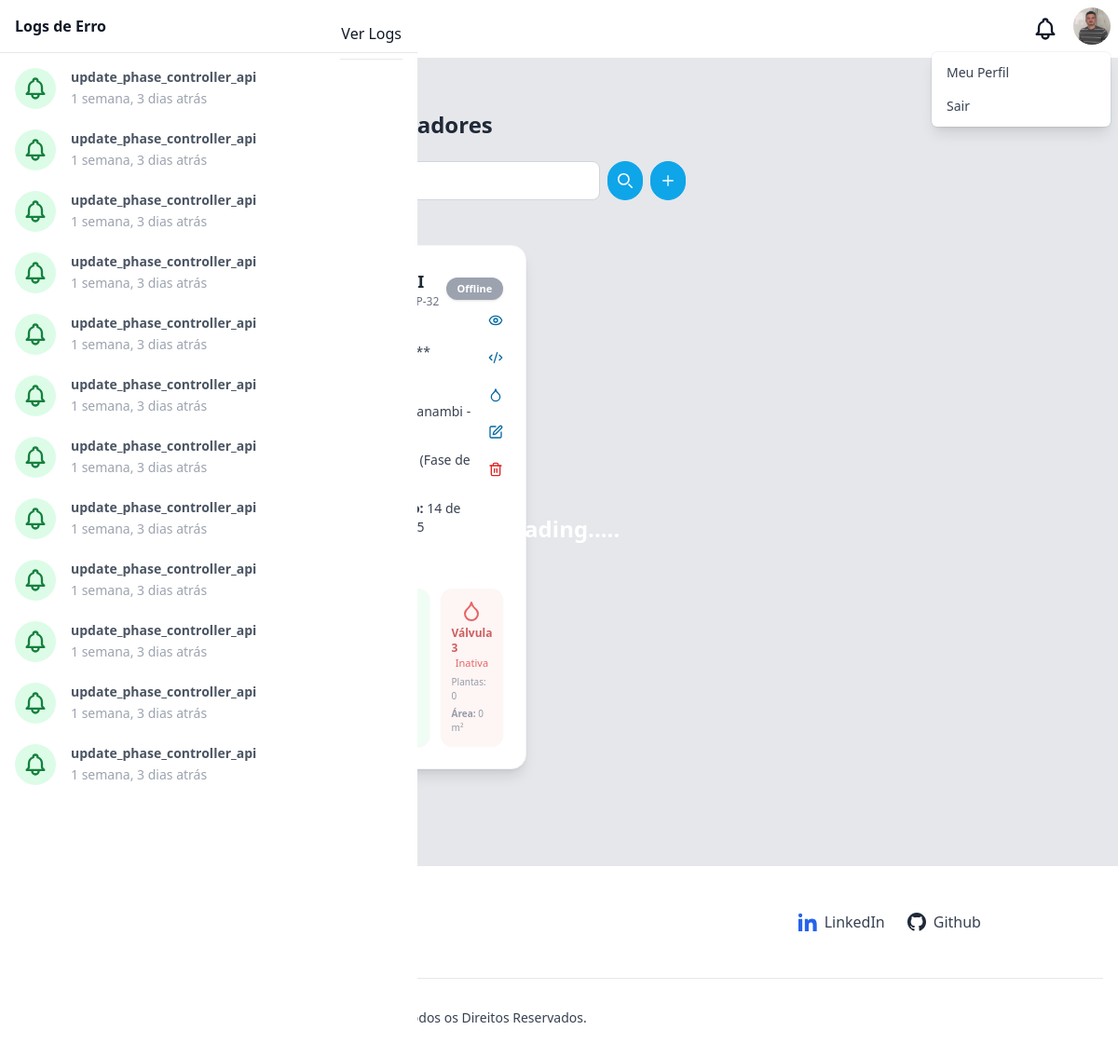
The app's page /controllers/ (signed in), older data.
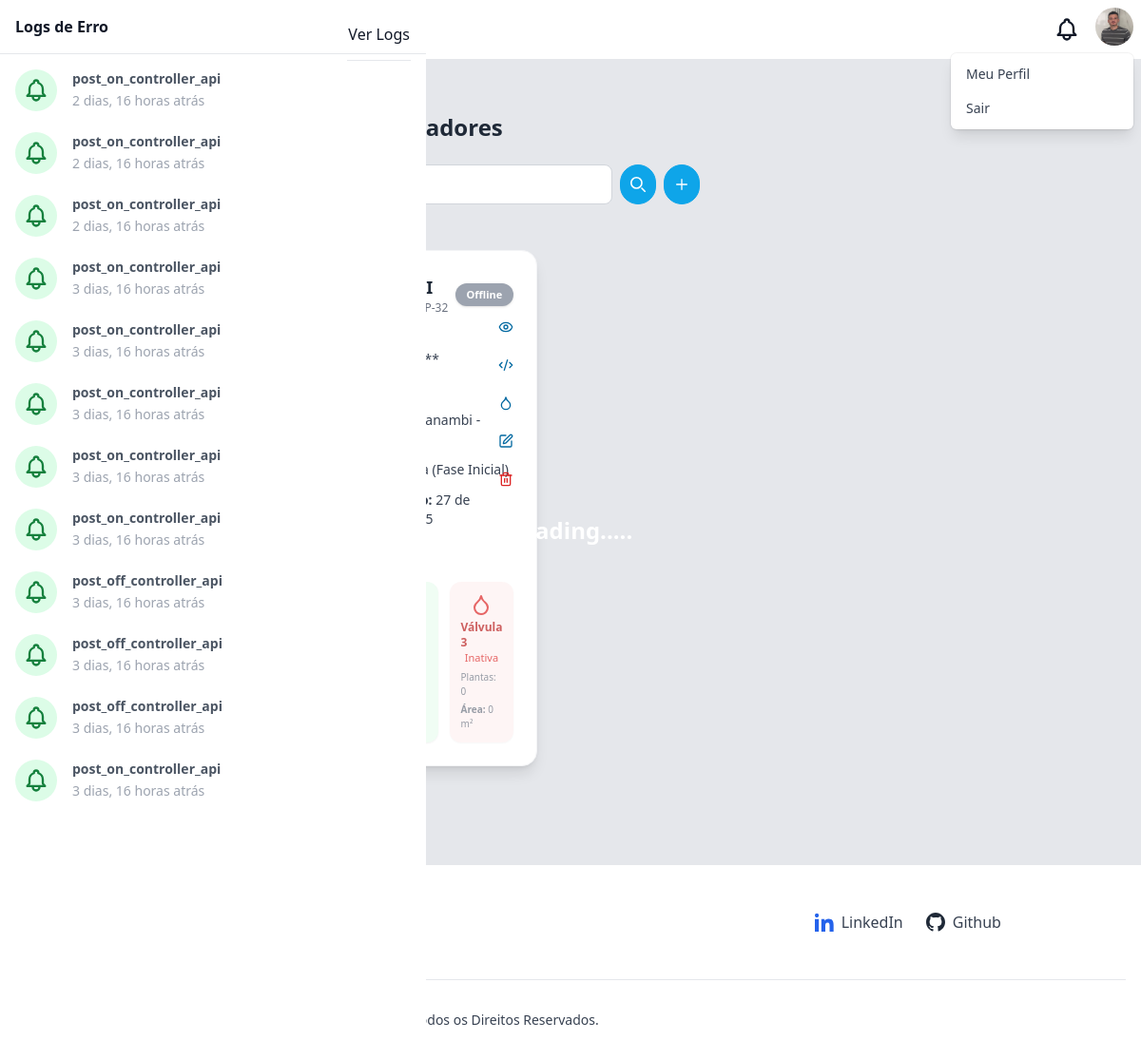
The same page, newer data.
### controllers/models.py (models this page shows, shortened)
class Controller(models.Model):
    PHASE_CHOICES_VEGETABLE = [
        (1, 'Inicial'),
        (2, 'Vegetativa'),
        (3, 'Floração'),
        (4, 'Frutificação'),
        (5, 'Maturação'),
    ]
    uuid = models.UUIDField(default=uuid.uuid4, unique=True, null=True)
    name = models.CharField(max_length=60)
    device = models.CharField(max_length=60)
    security_code = models.CharField(
        max_length=40,
        unique=True,
        editable=False,
        default=generate_security_code
    )
    ip_address = models.GenericIPAddressField(null=True, blank=True)
    last_irrigation = models.DateField(null=True, blank=True)
    attempts = models.IntegerField(default=0)
    phase_vegetable = models.PositiveSmallIntegerField(
        choices=PHASE_CHOICES_VEGETABLE,
        help_text="Fase do cultivo no momento da irrigação"
    )
    status = models.BooleanField(default=False)
    active = models.BooleanField(default=False)
    code = models.TextField(
        null=True,
        blank=True,
        help_text="Código em C do controlador"
    )
    last_irrigation = models.DateField(null=True, blank=True)
    signal_strength = models.IntegerField(
        validators=[MinValueValidator(-100), MaxValueValidator(0)],
        help_text="Potência do sinal Wi-Fi em dBm (ex: -40 forte, -90 fraco)",
        null=True,
        blank=True,
        default=0
    )
    created_at = models.DateTimeField(auto_now_add=True)
    culturevegetable = models.ForeignKey(
        CultureVegetable,
        on_delete=models.SET_NULL,
        null=True,
        blank=True
    )
    geolocation = models.ForeignKey(
        Geolocation,
        on_delete=models.SET_NULL,
        null=True,
        blank=True
    )

### geolocations/models.py (models this page shows, shortened)
class Geolocation(models.Model):
    city = models.CharField(max_length=255)
    state = models.CharField(max_length=255)
    latitude = models.FloatField()
    longitude = models.FloatField()
    favorite = models.BooleanField(default=False)

### logs/models.py (models this page shows, shortened)
class Log(models.Model):
    reference = models.CharField(max_length=255)
    viewed = models.BooleanField(default=0)
    exception = models.JSONField()
    created_at = models.DateTimeField()

### controllers/views.py (the view)
# urls.py: path('', views.listController, name='controllers_list'),
@login_required(login_url='/auth/login/')
def listController(request):
    logs = Log.objects.order_by('-created_at')
    hasUnread = logs.filter(viewed=False).exists()
    logs = logs[:12]
    geolocations = Geolocation.objects.all()
    culturesVegetables = CultureVegetable.objects.all()
    nameQuery = request.GET.get('name', '')
    formCulturevegetable = CultureVegetableForm()
    controllers = Controller.objects.prefetch_related('valves').all().order_by('created_at')
    if nameQuery:
        controllers = controllers.filter(
            Q(name__icontains=nameQuery)
        )
    for c in controllers:
        valves = list(c.valves.all()[:3])
        while len(valves) < 3:
            valves.append(None)
        c.valves_fixed = valves
    paginator = Paginator(controllers, 9)
    pageNumber = request.GET.get('page')
    pageobj = paginator.get_page(pageNumber)
    return render(request, 'controller/list.html', context={
        'user': request.user,
        'logs': logs,
        'page_obj': pageobj,
        'name_query': nameQuery,
        'form_culture_vegetable': formCulturevegetable,
        'has_unread': hasUnread,
        'geolocations': geolocations,
        'cultures_vegetables': culturesVegetables
    })

### templates/controller/list.html (shortened to what the changed rows need)
{% extends "base.html" %}
{% load static %}
{% block content %}
<link href="https://cdn.jsdelivr.net/npm/select2@4.1.0-rc.0/dist/css/select2.min.css" rel="stylesheet" />
<link href="https://cdn.jsdelivr.net/npm/select2@4.1.0-rc.0/dist/css/select2.min.css" rel="stylesheet" />
<link rel="stylesheet" href="https://cdnjs.cloudflare.com/ajax/libs/highlight.js/11.8.0/styles/vs2015.min.css">
<link
  href="https://cdn.jsdelivr.net/npm/select2@4.1.0-rc.0/dist/css/select2.min.css"
  rel="stylesheet"
/>
<link href="{% static 'css/controller/style.css' %}" rel="stylesheet" />
<div class="antialiased font-sans min-h-[800px] bg-gray-200">
  <div class="container mx-auto py-2 px-4 sm:px-8">
    <div class="py-12">
      <div>
        <h2 class="text-2xl font-semibold leading-tight text-gray-800">
        </h2>
      </div>
      {% if page_obj %}
      <div class="grid grid-cols-1 sm:grid-cols-2 lg:grid-cols-3 gap-6 mt-12 mb-12">
          {% for controller in page_obj %}
            <div class="bg-white rounded-2xl shadow-lg hover:shadow-2xl transition-all duration-300 p-6 relative flex flex-col border border-gray-100">
              <div class="flex items-center justify-between mb-4">
                <div class="flex items-center space-x-3">
                  <div class="p-2 bg-blue-100 rounded-xl">
                  </div>
                  <div>
                    <h2 class="text-lg font-bold text-gray-800">{{ controller.name }}</h2>
                    <p class="text-xs text-gray-500">Dispositivo: {{ controller.device }}</p>
                  </div>
                </div>
                {% if controller.status %}
                  <span class="text-[11px] font-bold px-3 py-1 rounded-full text-white bg-green-600 shadow">
                    Online
                  </span>
                {% else %}
                  <span class="text-[11px] font-bold px-3 py-1 rounded-full text-white bg-gray-400 shadow">
                    Offline
                  </span>
                {% endif %}
              </div>
              <div class="absolute top-16 right-4 flex flex-col items-center gap-2">
                <button onclick="toggleSecret(this)"
                        class="text-sky-700 hover:text-sky-900 transition p-2 rounded-xl hover:bg-blue-50 focus:outline-none focus:ring-2 focus:ring-blue-300">
                  <i data-lucide="eye" class="w-4 h-4"></i>
                </button>
                <button onclick="openDeviceCodeController(this)"
                        data-code="{{ controller.code }}"
                        class="text-sky-700 hover:text-sky-900 transition p-2 rounded-xl hover:bg-blue-50 focus:outline-none focus:ring-2 focus:ring-blue-300">
                  <i id="code-icon" data-lucide="code-xml" class="w-4 h-4"></i>
                </button>
                <a href="/controllers/irrigationsforcontroller/{{ controller.id }}/" class="text-sky-700 hover:text-sky-900 transition p-2 rounded-xl hover:bg-blue-50 focus:outline-none focus:ring-2 focus:ring-blue-300">
                  <i data-lucide="droplet" class="w-4 h-4"></i>
                </a>
                <button onclick="editController({{ controller.id }})"
                        class="text-sky-700 hover:text-sky-900 transition p-2 rounded-xl hover:bg-blue-50 focus:outline-none focus:ring-2 focus:ring-blue-300">
                  <i data-lucide="edit" class="w-4 h-4"></i>
                </button>
                <button class="text-red-600 transition p-2 rounded-xl focus:outline-none focus:ring-2 focus:ring-red-300"
                        onclick="openDeleteControllerModal({{ controller.id }})">
                  <i data-lucide="trash-2" class="w-4 h-4"></i>
                </button>
              </div>
              <div class="space-y-3 text-gray-700 text-sm">
                <div class="flex items-center">
                  <p>
                    <strong>Chave Secreta:</strong>
                    <span class="secret-code" data-code="{{ controller.security_code }}">****************</span>
                  </p>
                </div>
              <div class="flex items-center">
                <p><strong>IP:</strong> {{ controller.ip_address }}</p>
              </div>
                <div class="flex items-center">
                  <p><strong>Localização:</strong> {{ controller.geolocation.city }} - {{ controller.geolocation.state }}</p>
                </div>
                <div class="flex items-center">
                  <p>
                    <strong>Cultura:</strong> {{ controller.culturevegetable.name }}
                    {% if controller.phase_vegetable == 1 %}
                      (Fase Inicial)
                    {% elif controller.phase_vegetable == 2 %}
                      (Fase Vegetativa)
                    {% elif controller.phase_vegetable == 3 %}
                      (Fase de Floração)
                    {% elif controller.phase_vegetable == 4 %}
                      (Fase de Frutificação)
                    {% elif controller.phase_vegetable == 5 %}
                      (Fase de Maturação)
                    {% endif %}
                  </p>
                </div>
                <div class="flex items-center">
                  <p><strong>Última Irrigação:</strong> {{ controller.last_irrigation }}</p>
                </div>
              </div>
              <div class="mt-6">
                <h3 class="text-sm font-semibold text-gray-700 mb-3">Válvulas</h3>
                  <div class="grid grid-cols-3 gap-3">
                    {% for valve in controller.valves_fixed %}
                      {% if valve %}
                        <a href="/controllers/irrigationscontroller/{{ valve.id }}/" data-valve="{{ forloop.counter }}" onclick=""
                          class="flex flex-col items-center bg-green-50 rounded-xl p-3 shadow-sm hover:shadow-lg transition-transform transform hover:scale-105 w-full cursor-pointer focus:outline-none focus:ring-2 focus:ring-blue-300">
                          <p class="text-xs mt-1 font-semibold text-green-700">Válvula {{ forloop.counter }}</p>
                          <span class="text-[11px] text-green-600">Ativa</span>
                          <span class="text-[10px] text-gray-700 mt-1">Plantas: {{ valve.plants_number }}</span>
                          <span class="text-[10px] text-gray-700 mt-1"><strong>Área:</strong> {{ valve.irrigation_radius }} m²</span>
                        </a>
                      {% else %}
                        <div class="flex flex-col items-center bg-red-50 rounded-xl p-3 shadow-sm w-full opacity-70 cursor-not-allowed">
                          <i data-lucide="droplet" class="w-6 h-6 text-red-600"></i>
                          <p class="text-xs mt-1 font-semibold text-red-700">Válvula {{ forloop.counter }}</p>
                          <span class="text-[11px] text-red-600">Inativa</span>
                          <span class="text-[10px] text-gray-500 mt-1">Plantas: 0</span>
                          <span class="text-[10px] text-gray-500 mt-1"><strong>Área:</strong> 0 m²</span>
                        </div>
                      {% endif %}
                    {% endfor %}
                  </div>
              </div>
            </div>
          {% endfor %}
      </div>
    {% endif %}
    </div>
  </div>
</div>
{% endblock %}

### templates/base.html (shortened to what the changed rows need)
{% load static %}
<!DOCTYPE html>
<html lang="pt-br">
  <head>
    <link href="{% static 'css/style.css' %}" rel="stylesheet" />
    <link href="{% static 'css/base.css' %}" rel="stylesheet" />
    <link rel="stylesheet" href="https://unpkg.com/leaflet@1.9.4/dist/leaflet.css" />
  </head>
  <body>
    <div x-data="setup()" x-init="$refs.loading.classList.add('hidden'); setColors(color);" :class="{ 'dark': isDark}">
      <div class="flex h-screen antialiased text-gray-900 bg-gray-100 dark:bg-dark dark:text-light">
        <div class="flex-1 h-full overflow-x-hidden overflow-y-auto">
        {% block content %}
        {% endblock %}
        </div>
        <section
          x-transition:enter="transition duration-300 ease-in-out transform sm:duration-500"
          x-transition:enter-start="-translate-x-full"
          x-transition:enter-end="translate-x-0"
          x-transition:leave="transition duration-300 ease-in-out transform sm:duration-500"
          x-transition:leave-start="translate-x-0"
          x-transition:leave-end="-translate-x-full"
          x-ref="notificationsPanel"
          x-show="isNotificationsPanelOpen"
          @keydown.escape="isNotificationsPanelOpen = false"
          tabindex="-1"
          aria-labelledby="notificationPanelLabel"
          class="fixed inset-y-0 z-20 w-full max-w-xs bg-white dark:bg-darker dark:text-light sm:max-w-md focus:outline-none"
        >
          <div class="flex flex-col h-screen" x-data="{ activeTabe: 'action' }">
            <div class="flex-shrink-0">
              <div class="flex items-center justify-between px-4 pt-4 border-b dark:border-primary-darker">
                <h2 id="notificationPanelLabel" class="pb-4 font-semibold">Logs de Erro</h2>
              </div>
            </div>
            <div class="flex-1 pt-4 overflow-y-hidden hover:overflow-y-auto">
              {% if logs %}
                <div class="space-y-4" x-show.transition.in="activeTabe == 'action'">
                  {% for log in logs %}
                    <a href="/logs/{{log.id}}/get/"
                      class="block hover:bg-gray-100 dark:hover:bg-gray-200 rounded transition-colors duration-150">
                      <div class="flex px-4 space-x-4">
                        <div class="relative flex-shrink-0">
                          <span class="inline-block p-2 overflow-visible rounded-full
                            {% if log.viewed %}
                              bg-green-100 text-green-700
                            {% else %}
                              bg-yellow-100 text-yellow-700
                            {% endif %}">
                          </span>
                          <div class="absolute h-24 p-px -mt-3 -ml-px bg-primary-50 left-1/2 dark:bg-primary-darker"></div>
                        </div>
                        <div class="flex-1 overflow-hidden">
                          <h5 class="text-sm font-semibold text-gray-600 dark:text-light">
                            {{ log.reference }}
                          </h5>
                          <span class="text-sm font-normal text-gray-400 dark:text-primary-light">
                            {{ log.created_at|timesince }} atrás
                          </span>
                        </div>
                      </div>
                    </a>
                  {% endfor %}
                </div>
              {% endif %}
            </div>
          </div>
      </div>
    </div>
  </body>
</html>

Row changes from the older to the newer data that the page shows:
no longer on this page (row unchanged): Log: reference "update_phase_controller_api", created_at "1 semana, 3 dias"
no longer on this page (row unchanged): Log: reference "update_phase_controller_api", created_at "1 semana, 3 dias"
no longer on this page (row unchanged): Log: reference "update_phase_controller_api", created_at "1 semana, 3 dias"
no longer on this page (row unchanged): Log: reference "update_phase_controller_api", created_at "1 semana, 3 dias"
no longer on this page (row unchanged): Log: reference "update_phase_controller_api", created_at "1 semana, 3 dias"
no longer on this page (row unchanged): Log: reference "update_phase_controller_api", created_at "1 semana, 3 dias"
no longer on this page (row unchanged): Log: reference "update_phase_controller_api", created_at "1 semana, 3 dias"
no longer on this page (row unchanged): Log: reference "update_phase_controller_api", created_at "1 semana, 3 dias"
no longer on this page (row unchanged): Log: reference "update_phase_controller_api", created_at "1 semana, 3 dias"
no longer on this page (row unchanged): Log: reference "update_phase_controller_api", created_at "1 semana, 3 dias"
no longer on this page (row unchanged): Log: reference "update_phase_controller_api", created_at "1 semana, 3 dias"
no longer on this page (row unchanged): Log: reference "update_phase_controller_api", created_at "1 semana, 3 dias"
changed Controller "BANANA I": last_irrigation "14 de…" → "27 de…"; phase_vegetable "(Fase de…" → "(Fase Inicial)"
added Log: reference "post_on_controller_api", created_at "2 dias, 16 horas"
added Log: reference "post_on_controller_api", created_at "2 dias, 16 horas"
added Log: reference "post_on_controller_api", created_at "2 dias, 16 horas"
added Log: reference "post_on_controller_api", created_at "3 dias, 16 horas"
added Log: reference "post_on_controller_api", created_at "3 dias, 16 horas"
added Log: reference "post_on_controller_api", created_at "3 dias, 16 horas"
added Log: reference "post_on_controller_api", created_at "3 dias, 16 horas"
added Log: reference "post_on_controller_api", created_at "3 dias, 16 horas"
added Log: reference "post_off_controller_api", created_at "3 dias, 16 horas"
added Log: reference "post_off_controller_api", created_at "3 dias, 16 horas"
added Log: reference "post_off_controller_api", created_at "3 dias, 16 horas"
added Log: reference "post_on_controller_api", created_at "3 dias, 16 horas"
